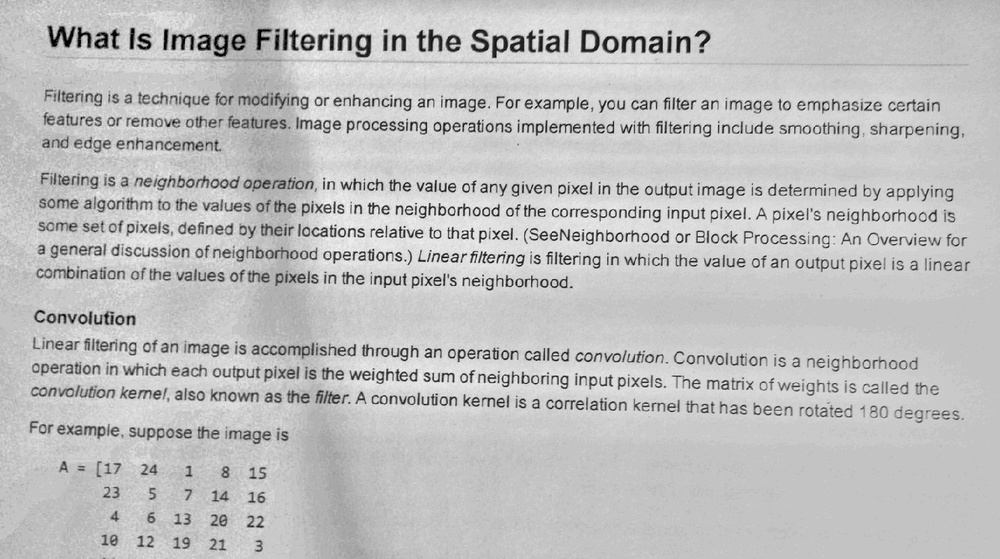
#> input picture REPASO1/division_contrast_0.jpg, 1000 x 559 px, shrunk from 1482 x 829 before the run
$ python division_contrast.py division_contrast_0.jpg division_contrast_10.jpg 5   (older library calls are emulated)
#> lines starting #> are read from the running program, lines starting #| are printed output that depends on the picture
#!/usr/bin/python

import sys
import cv2 as cv
import numpy as np

def division(img1, img2):
    global cantidad
    # Obteniendo dimensiones de la imagen
    heigth = img1.shape[0]
    width = img1.shape[1]

    if img1.shape[0]>img2.shape[0]:
        heigth = img2.shape[0]

    if img1.shape[1]>img2.shape[1]:
        width = img2.shape[1]

    # Imagen resultado
    nueva_imagen = np.zeros((heigth, width, 1), np.int)

    for i in range(heigth):
        for j in range(width):
            nueva_imagen[i][j] = (img1[i][j]/img2[i][j])*30


    # Contrast Stretching
    colores = np.zeros((heigth, width, 1),np.uint8)

    for x in range(0, heigth, 1):
        for y in range(0, width, 1):
            colores[x][y] = nueva_imagen[x][y]

    colores = np.sort(colores, axis = None)
    lower = int((cantidad/100)*(heigth*width))
    higher = int(((100-cantidad)/100)*(heigth*width))

    a = 0
    b = 255
    c = int(colores[lower])
    d = int(colores[higher-1])

    temp = (b - a)/(d - c)

    for x in range(0, heigth, 1):
        for y in range(0, width, 1):
            nueva_imagen[x][y] = (nueva_imagen[x][y] - c) * temp + a

    return nueva_imagen

if __name__ == "__main__":

    filename1 = sys.argv[1]
    filename2 = sys.argv[2]
    cantidad = int(sys.argv[3])

    # Leer imagenes
    img1 = cv.imread(filename1, 0)
#> img1 is the input picture: shape (559, 1000); min 0, max 255, mean 191.2
    img2 = cv.imread(filename2, 0)
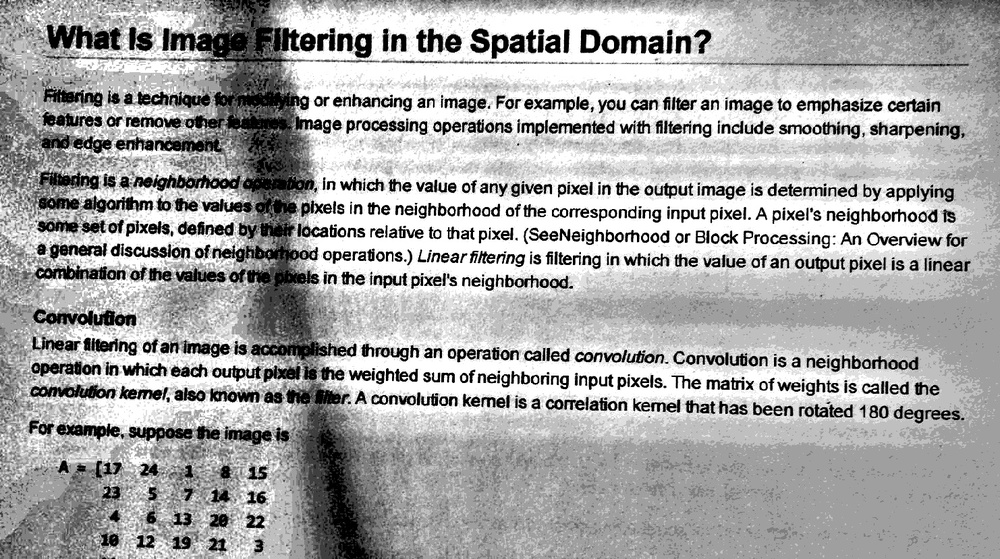
#> input picture REPASO1/division_contrast_10.jpg, 1000 x 559 px, shrunk from 1482 x 829 before the run
#> img2 is the input picture: shape (559, 1000); min 0, max 255, mean 168.1

    nueva_imagen = division(img1,img2)
#> after the loop in division, `for i in range(heigth):`:
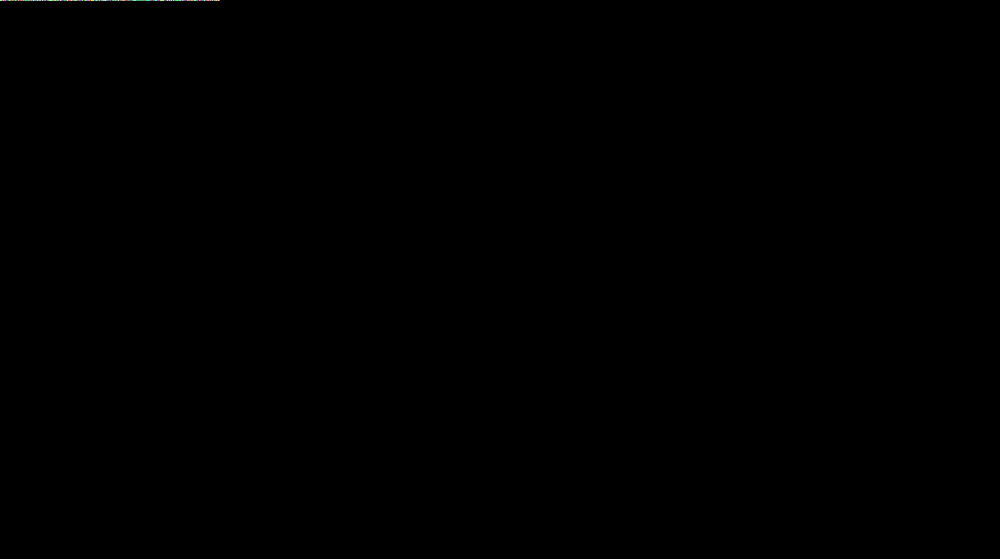
#> nueva_imagen: shape (559, 1000, 1) int64; 58 distinct labels, from 0 to 498; one colour per label, 0 black
#> (the run stopped early here; a loop or call above may not have finished)
